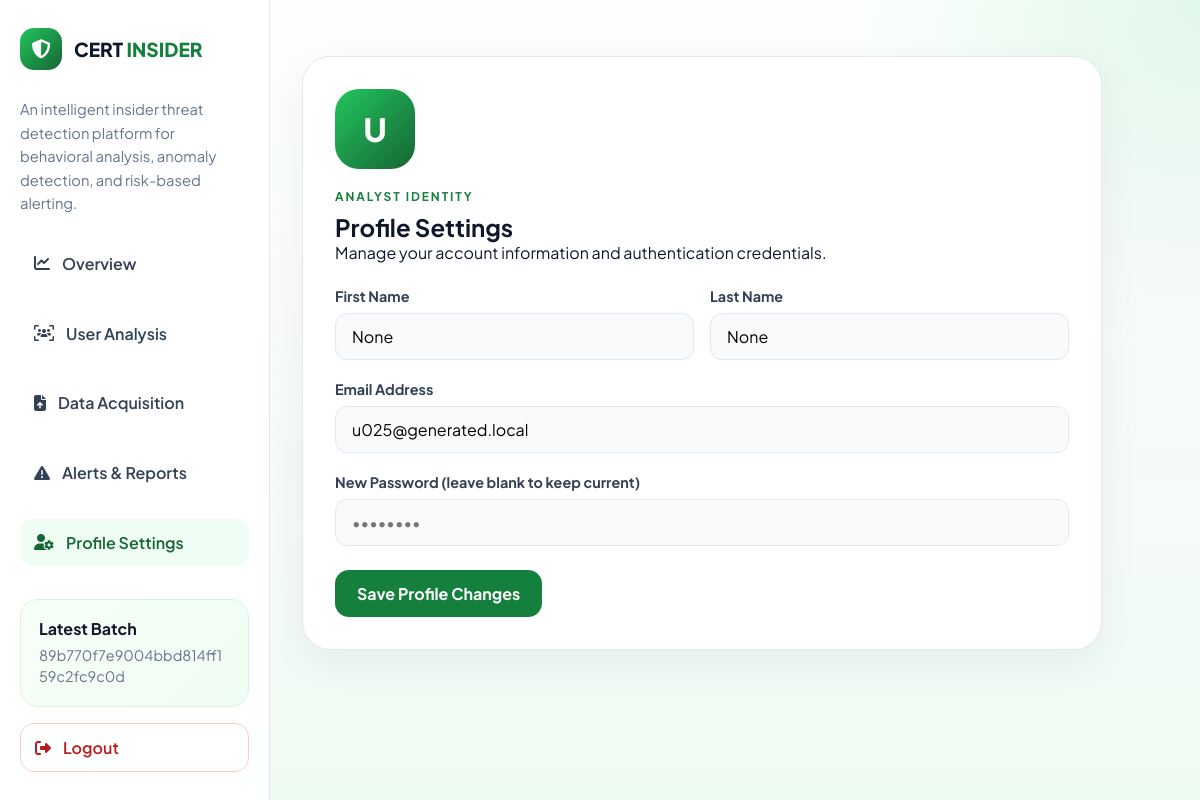
The page /profile (signed in) on the database its author committed.
### models/log.py (models this page shows, shortened)
class Log(db.Model):
    __tablename__ = "logs"
    id = db.Column(db.Integer, primary_key=True)
    batch_id = db.Column(db.String(64), nullable=False, index=True)
    user_id = db.Column(db.Integer, db.ForeignKey("users.id"), nullable=False, index=True)
    event_timestamp = db.Column(db.DateTime, nullable=True, index=True)
    login_frequency = db.Column(db.Float, nullable=False, default=0.0)
    after_hours_activity = db.Column(db.Float, nullable=False, default=0.0)
    night_login_count = db.Column(db.Float, nullable=False, default=0.0)
    file_access_count = db.Column(db.Float, nullable=False, default=0.0)
    email_activity_count = db.Column(db.Float, nullable=False, default=0.0)
    usb_usage_count = db.Column(db.Float, nullable=False, default=0.0)
    anomaly_flag = db.Column(db.Boolean, nullable=False, default=False)
    threat_level = db.Column(db.String(20), nullable=False, default="low")
    source_filename = db.Column(db.String(255), nullable=True)
    raw_record = db.Column(db.JSON, nullable=False)
    created_at = db.Column(db.DateTime, nullable=False, server_default=func.now())
    user = db.relationship("User", back_populates="logs")
    risk_score = db.relationship("RiskScore", back_populates="log", uselist=False, cascade="all, delete-orphan")
    alerts = db.relationship("Alert", back_populates="log", lazy=True, cascade="all, delete-orphan")

### models/user.py (models this page shows, shortened)
class User(db.Model):
    __tablename__ = "users"
    id = db.Column(db.Integer, primary_key=True)
    username = db.Column(db.String(80), unique=True, nullable=False, index=True)
    email = db.Column(db.String(120), unique=True, nullable=False, index=True)
    password_hash = db.Column(db.String(255), nullable=False)
    first_name = db.Column(db.String(100), nullable=True)
    last_name = db.Column(db.String(100), nullable=True)
    role = db.Column(db.String(50), nullable=False, default="analyst")
    created_at = db.Column(db.DateTime, nullable=False, server_default=func.now())
    otp_hash = db.Column(db.String(255), nullable=True)
    otp_expiry = db.Column(db.DateTime, nullable=True)
    logs = db.relationship("Log", back_populates="user", lazy=True)
    @property
    def fname(self):
        if self.first_name:
            return self.first_name.capitalize()
        parts = self.username.replace("_", ".").split(".")
        return parts[0].capitalize() if parts and parts[0] else "User"
    @property
    def lname(self):
        if self.last_name:
            return self.last_name.capitalize()
        parts = self.username.replace("_", ".").split(".")
        return parts[1].capitalize() if len(parts) > 1 and parts[1] else ""

### app.py (the view, shortened to what this page needs)
    @app.route("/profile", methods=["GET", "POST"])
    @_login_required
    def profile():
        user = _current_user()
        return render_template("profile.html", user=user)

### app.py (called while the page is built)
def _current_user():
    user_id = session.get("user_id")
    if not user_id:
        return None
    return db.session.get(User, user_id)

def _login_required(view):
    @wraps(view)
    def wrapped_view(*args, **kwargs):
        if _current_user() is None:
            flash("Please sign in to continue.", "error")
            return redirect(url_for("login_page"))
        return view(*args, **kwargs)
    return wrapped_view

def _latest_batch_logs():
    latest_log = Log.query.order_by(Log.created_at.desc(), Log.id.desc()).first()
    if latest_log is None:
        return None, []
    batch_logs = (
        Log.query.filter_by(batch_id=latest_log.batch_id)
        .order_by(Log.id.asc())
        .all()
    )
    return latest_log.batch_id, batch_logs

### templates/profile.html (shortened to what this page needs)
{% extends "base.html" %}
{% block content %}
    <div class="profile-card">
        <div class="avatar-large">{{ user.fname[:1] }}{{ user.lname[:1] }}</div>
        <div class="eyebrow">Analyst Identity</div>
        <h2>Profile Settings</h2>
        <p>Manage your account information and authentication credentials.</p>
        <form method="POST">
            <div class="form-section">
                <div class="form-row">
                    <div class="form-group">
                        <label>First Name</label>
                        <input type="text" name="first_name" value="{{ user.first_name }}">
                    </div>
                    <div class="form-group">
                        <label>Last Name</label>
                        <input type="text" name="last_name" value="{{ user.last_name }}">
                    </div>
                </div>
                <div class="form-group">
                    <label>Email Address</label>
                    <input type="email" name="email" value="{{ user.email }}">
                </div>
                <div class="form-group">
                    <label>New Password (leave blank to keep current)</label>
                    <input type="password" name="new_password" placeholder="••••••••">
                </div>
            </div>
            <button type="submit" class="btn btn-primary">Save Profile Changes</button>
        </form>
    </div>
{% endblock %}

### templates/base.html (shortened to what this page needs)
<!DOCTYPE html>
<html lang="en">
<head>
    <link rel="stylesheet" href="https://cdnjs.cloudflare.com/ajax/libs/font-awesome/6.4.0/css/all.min.css">
</head>
<body>
    {% set active_page = request.endpoint %}
    <aside class="sidebar">
        <a href="{{ url_for('dashboard') }}" class="logo">
            <i class="fas fa-shield-halved"></i>
            <div>CERT <span>INSIDER</span></div>
        </a>
        <p class="sidebar-copy">An intelligent insider threat detection platform for behavioral analysis, anomaly detection, and risk-based alerting.</p>
        <ul class="nav-menu">
            <li><a href="{{ url_for('dashboard') }}" class="nav-link {{ 'active' if active_page == 'dashboard' else '' }}"><i class="fas fa-chart-line"></i> Overview</a></li>
            <li><a href="{{ url_for('detect_view') }}" class="nav-link {{ 'active' if active_page in ['detect_view', 'predict'] else '' }}"><i class="fas fa-users-viewfinder"></i> User Analysis</a></li>
            <li><a href="{{ url_for('upload') }}" class="nav-link {{ 'active' if active_page == 'upload' else '' }}"><i class="fas fa-file-arrow-up"></i> Data Acquisition</a></li>
            <li><a href="{{ url_for('results') }}" class="nav-link {{ 'active' if active_page == 'results' else '' }}"><i class="fas fa-triangle-exclamation"></i> Alerts & Reports</a></li>
            <li><a href="{{ url_for('profile') }}" class="nav-link {{ 'active' if active_page == 'profile' else '' }}"><i class="fas fa-user-gear"></i> Profile Settings</a></li>
        </ul>
        <div class="sidebar-summary">
            <strong>Latest Batch</strong>
            <p>{% if latest_batch_id %}{{ latest_batch_id }}{% else %}No dataset processed yet{% endif %}</p>
        </div>
        <a href="{{ url_for('logout') }}" class="nav-link logout-btn">
            <i class="fas fa-right-from-bracket"></i> Logout
        </a>
    </aside>
    <main class="main-content">
        {% block content %}{% endblock %}
    </main>
</body>
</html>

### rows shown on the page
Log: batch "89b770f7e9004bbd814ff159c2fc9c0d"
User: first_name+username "U", first_name "None", last_name "None", email "u025@generated.local"
